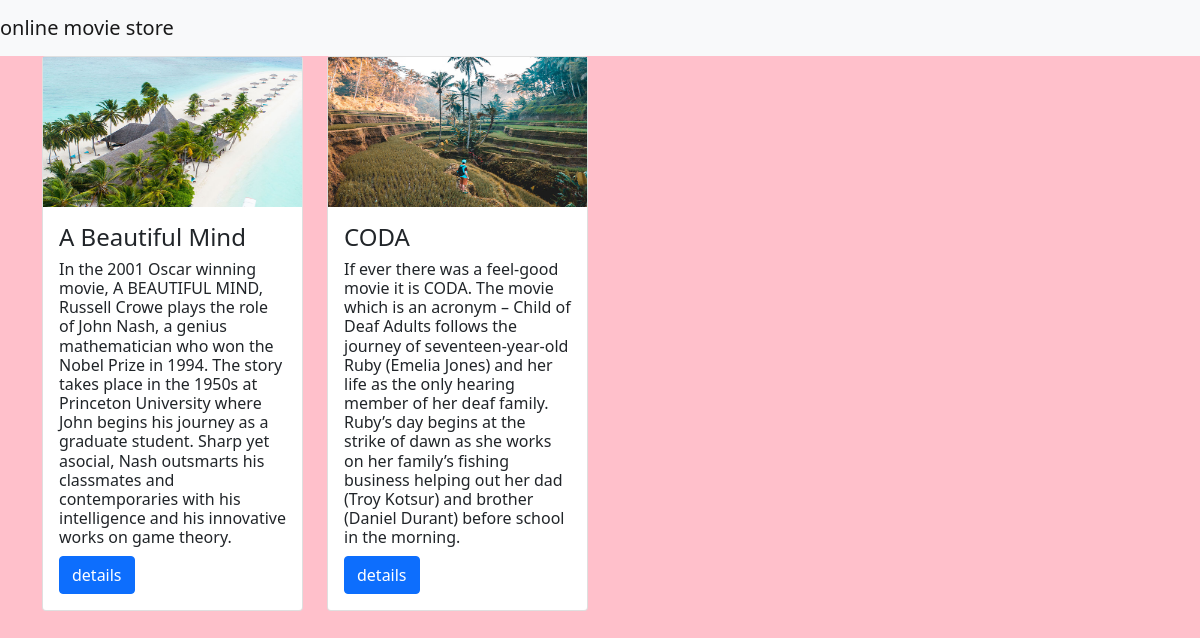
The page / on the database its author committed.
### movieapp/models.py (models this page shows, shortened)
class Movie(models.Model):
    name = models.CharField(max_length=250)
    desc = models.TextField()
    year = models.IntegerField()
    img = models.ImageField(upload_to='gallery')

### movieapp/views.py (the view)
# urls.py: path('', views.index, name='index'),
def index(request):
    movie = Movie.objects.all()
    context = {'movie_list': movie}
    return render(request, 'index.html', context)

### template/index.html
{% extends 'base.html' %}
{% block body %}
<div class="container">
    <div class="row">
        {% for i in movie_list %}
        <div class="col-md-3">
            <div class="card" >
            <img src="{{i.img.url}}" class="Card image cap" alt=""  height="150">
                <div class="card-body">
                    <h4 class="card-title">{{i.name}}</h4>
                   <h6><p class="card-text" align="left" >{{i.desc}}</p></h6>
                    <a href="{% url 'movieapp:detail' i.id %}" class="btn btn-primary">details</a>
                </div>
            </div>
        </div>
       {% endfor %}
    </div>
</div>
{% endblock %}

### template/base.html (shortened to what this page needs)
{% load static %}
<!DOCTYPE html>
<html lang="en">
<head>
    <link href="https://cdn.jsdelivr.net/npm/bootstrap@5.0.2/dist/css/bootstrap.min.css" rel="stylesheet">
    <link rel="stylesheet" href="{% static 'style.css' %}" >
</head>
<body>
<nav class="navbar navbar-light bg-light">
  <a class="navbar-brand" href="#">
      online movie store
  </a>
</nav>
{% block body%}
{% endblock %}
</body>
</html>

### static/style.css (style rules this page uses)
body { background-color:pink; }

### rows shown on the page
Movie: img (picture), name "A Beautiful Mind", desc "In the 2001 Oscar winning movie, A BEAUTIFUL MIND, Russell Crowe plays the role of John Nash, a genius mathematician who won the Nobel Prize in 1994. The story takes place in the 1950s at Princeton University where John begins his journey as a graduate student. Sharp yet asocial, Nash outsmarts his classmates and contemporaries with his intelligence and his innovative works on game theory."
Movie: img (picture), name "CODA", desc "If ever there was a feel-good movie it is CODA. The movie which is an acronym – Child of Deaf Adults follows the journey of seventeen-year-old Ruby (Emelia Jones) and her life as the only hearing member of her deaf family. Ruby’s day begins at the strike of dawn as she works on her family’s fishing business helping out her dad (Troy Kotsur) and brother (Daniel Durant) before school in the morning."
